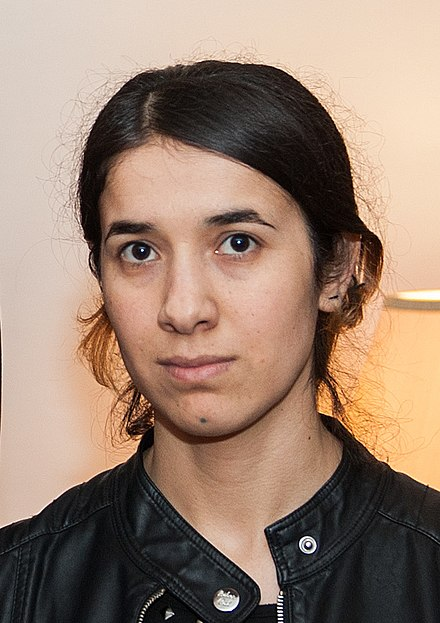
#> input picture colored_filters/Nadia_Murad.jpg, 440 x 623 px
$ python filters.py
#> lines starting #> are read from the running program, lines starting #| are printed output that depends on the picture; after the words box and inside, x2 and y2 are one past the last pixel; in counts of white or black regions, pixels touching at a corner belong together
import cv2
import numpy as np

image = cv2.imread("Nadia_Murad.jpg")
#> image is the input picture: shape (623, 440, 3); mean B, G, R 112.7, 129.2, 153.8
# image = cv2.cvtColor(image, cv2.COLOR_BGR2RGB)
########## convert image to rgb ########

########################################################
###### general program to apply any filter on the image
def apply_filter(image, color_rgb, intensity=0.5):

#> called with color_rgb = (112, 66, 20), intensity = 0.5
    overlay = np.full(image.shape, color_rgb, dtype='uint8')
    overlay = cv2.cvtColor(overlay, cv2.COLOR_BGR2RGB)
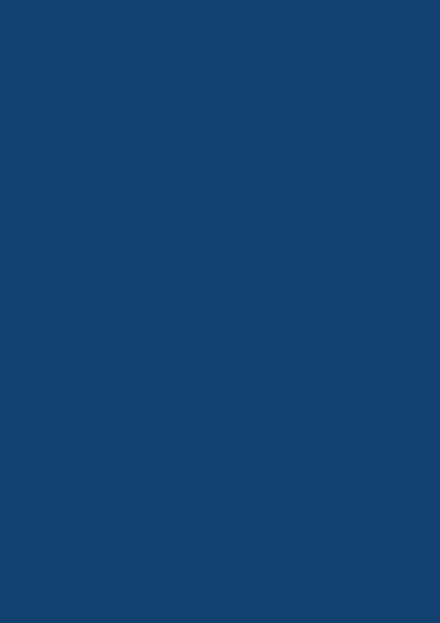
#> overlay: shape (623, 440, 3); mean R, G, B 20, 66, 112

    ################ blend two images ###############
    final_image = cv2.addWeighted(overlay, intensity, image, 1.0, 0)
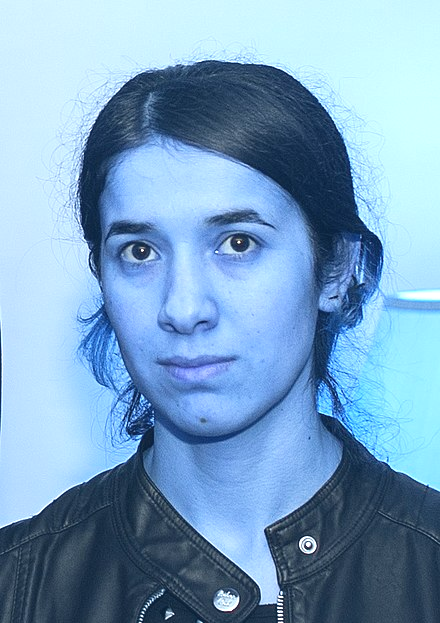
#> final_image: shape (623, 440, 3); mean R, G, B 122.7, 162.1, 195.4
    return final_image
########################################################################
###################### functions to apply filters on any image ###########
########################################################################

######################################################################
########## 1. sepia filter ############################################
def apply_sepia(image, intensity=0.5):
    sepia_r, sepia_g, sepia_b = (112, 66, 20)
    sepia_rgb = (sepia_r, sepia_g, sepia_b)
    sepia_image = apply_filter(image, sepia_rgb)
    return sepia_image

############# 2. black and white filter ################################
############ check if image is grayScale or not #######################
def validate_grayscale(image):
    if image.shape[2]:
        #not grayScale image
        image = cv2.cvtColor(image, cv2.COLOR_RGB2GRAY)
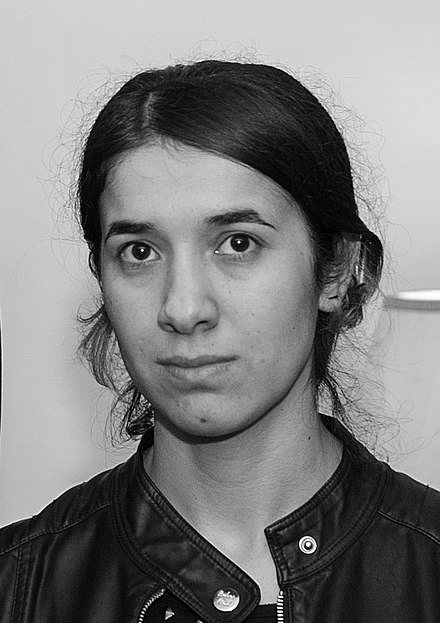
#> image: shape (623, 440); min 0, max 255, mean 127.1
    return image

def apply_black_and_white(image, threshhold=127, maxValue=255):
    gray_image = validate_grayscale(image)

    rows, cols = gray_image.shape
#> rows = 623; cols = 440

    for row in range(rows):
        for col in range(cols):
            if gray_image[row, col] < threshhold:
                gray_image[row, col] = 0
            else:
                gray_image[row, col] = maxValue
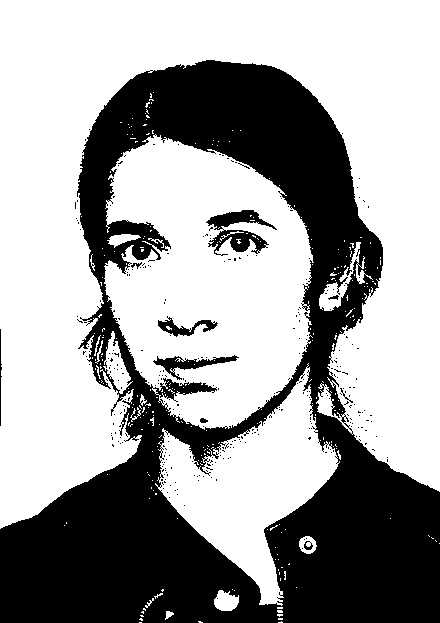
#> gray_image: shape (623, 440); 63.1% white; 312 black regions (302 under 20 px), largest, box (x1, y1, x2, y2) and area: (0, 60, 440, 623) 97951, (206, 210, 277, 256) 1374, (153, 355, 239, 380) 651
    return gray_image

###################################################################
######################################################################
##### 3. Cartoon filter on the image ######################
def apply_cartoon(image):
    ############################################
    ########## make edges homogeneous
    bw_image = cv2.cvtColor(image, cv2.COLOR_RGB2GRAY)

    ######### blur the image first ##################
    bw_image = cv2.medianBlur(bw_image, 5)
    ############ apply an adaptive threshhold on the image ###########
    edges = cv2.adaptiveThreshold(bw_image, 255, cv2.ADAPTIVE_THRESH_GAUSSIAN_C, cv2.THRESH_BINARY, 9, 9)
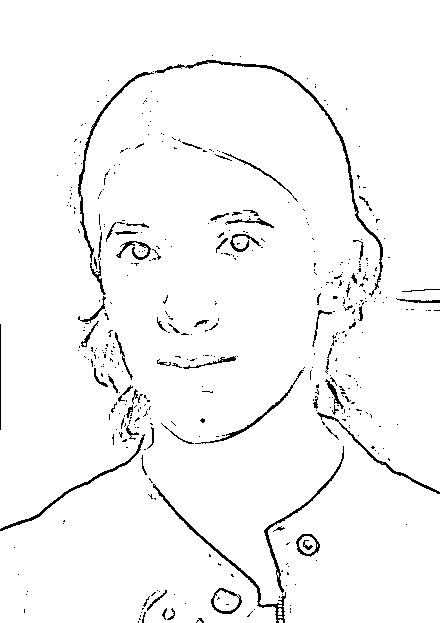
#> edges: shape (623, 440); 96.8% white; black in thin lines or dots

    #####################################################################
    ########### convert image to cartoonish using bilateral filter ########
    image = cv2.bilateralFilter(image, 7, 300, 300)
#> image: shape (623, 440, 3)

    ############ get final image by taking bitwise and of edges and image######
    final_image = cv2.bitwise_and(image, image, mask=edges)
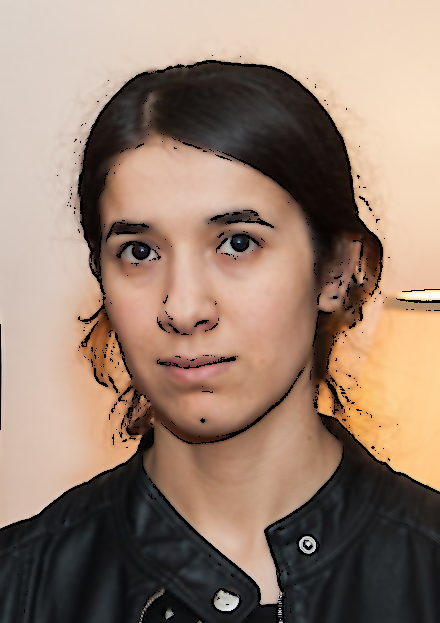
#> final_image: shape (623, 440, 3); mean B, G, R 111.1, 127.2, 150.9
    return final_image

################################################################
########## negative filter ####################################
def apply_negative(image):
    rows, cols, channels = image.shape
#> rows = 623; cols = 440; channels = 3
    new_image = image.copy()
    for channel in range(channels):
        for row in range(rows):
            for col in range(cols):
                new_image[row, col, channel] = ~image[row, col, channel]
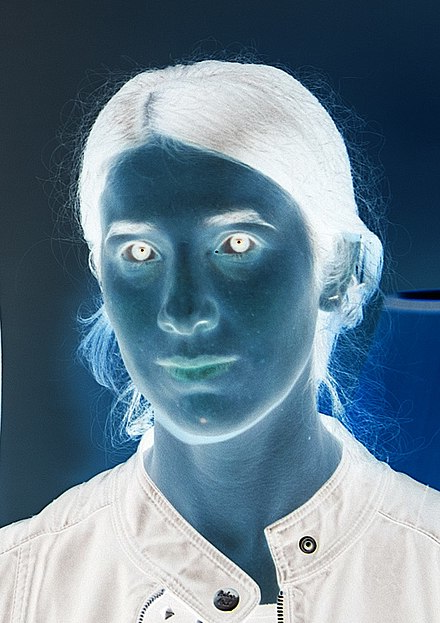
#> new_image: shape (623, 440, 3); mean B, G, R 142.3, 125.8, 101.2
    return new_image


######################################################################
########################## clay effect #############################
#################### apply filters by calling functions ##################

sepia_image = apply_sepia(image, 0.8)

black_white_image = apply_black_and_white(image, 100, 255)

cartoon_image = apply_cartoon(image)

negative_image = apply_negative(image)

############################################################
########## save the images to destination folder ###########
cv2.imwrite('sepia.jpg', sepia_image)
cv2.imwrite('black_white.jpg', black_white_image)
cv2.imwrite('cartoon.jpg', cartoon_image)
cv2.imwrite('negative.jpg', negative_image)


# clay_image = apply_clay(image)
while True:
    ######### display normal image ###########
#     cv2.resizeWindow('normal_image', 1000, 1000)

    cv2.imshow('normal_image', image)

    ########## display filter image #########
    cv2.imshow('cartoon_image', cartoon_image)
    cv2.imshow('sepia_image', sepia_image)
    cv2.imshow('bw_image', black_white_image)
    cv2.imshow('negative', negative_image)
#     cv2.imshow('clay_image', clay_image)
    if cv2.waitKey(3) & 0xff == 27:
#> (key Esc is pressed here)
        break

cv2.destroyAllWindows()
